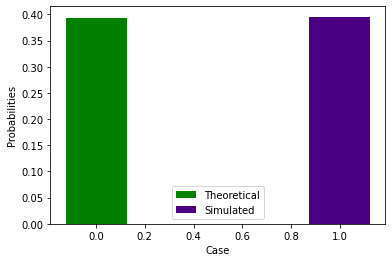

The Python source for this figure:
import numpy as np
import matplotlib.pyplot as plt
import random
th_prob=0.3934
lamda = 1/2 #for every 3 minutes

size = 100000

count_intx= 0
count_x_0 = 0
for i in range(size):

  #X for first three minutes
  X = np.random.poisson(lamda)
  #Y for second three minutes
  Y = np.random.poisson(lamda)

  if (X==0) and (Y!=0):
    count_intx+=1
  if (X==0):
    count_x_0 +=1
sim_prob=count_intx/count_x_0
print("Theoretical probability=%f, simulated probability=%f",(th_prob,sim_prob))

cases=['i']
x = np.arange(len(cases))
plt.bar(x + 0.00, th_prob, color = 'green', width = 0.25, label = 'Theoretical')
plt.bar(x + 1, sim_prob, color = 'indigo', width = 0.25, label = 'Simulated')
plt.xlabel('Case')
plt.ylabel('Probabilities')

plt.legend()
plt.show()
